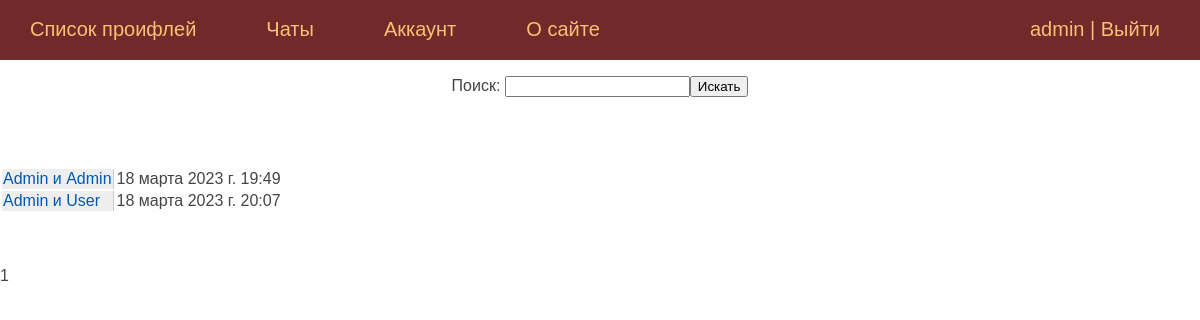
The page /chats/ (signed in) on the database its author committed.
### mail/models.py (models this page shows, shortened)
class Chat(models.Model):
    profile = models.ManyToManyField(Profile, related_name="profiles")
    hidden = models.BooleanField(default=0)
    chat_name = models.TextField()
    time_update = models.DateTimeField(auto_now=True)
    slug = models.SlugField(unique=True, verbose_name="URL")
    def get_absolute_url(self):
        return reverse("chat", kwargs={"chat_slug": self.slug})
    class Meta:
        verbose_name = "Чаты"
        verbose_name_plural = "Чаты"
        ordering = ["time_update", "chat_name"]

### mail/views.py (the view)
# urls.py: path("chats/", views.ChatList.as_view(), name="chats"),
class ChatList(LoginRequiredMixin, generic.ListView):
    paginate_by = 20
    model = models.Chat
    template_name = "mail/chat_list.html"
    context_object_name = "chats"
    login_url = reverse_lazy("login")
    def get_queryset(self):
        act_profile = models.User.objects.get(username=self.request.user)
        act_profile = act_profile.users.get(is_active=1)
        ch_list = models.Profile.objects.get(slug=act_profile.slug)
        ch_list = ch_list.profiles.filter(hidden=0)
        return ch_list
    def get_context_data(self, *, object_list=None, **kwargs):
        ctx = super().get_context_data()
        ctx["title"] = "Чаты"
        ctx["menu"] = menu
        return ctx

### mail/templates/mail/chat_list.html
{% extends 'mail/base.html' %}
{% block content %}
<table class="">
    {% for ch in chats %}
    <tr>
        <td class="left-chapters"><a href="{{ ch.get_absolute_url }}">{{ ch.chat_name }}</a></td>
        <td>{{ ch.time_update }}</td>
    </tr>
    {% endfor %}
</table>
{% endblock %}

### mail/templates/mail/base.html (shortened to what this page needs)
{% load static %}
<!DOCTYPE html>
<html lang="en">
<head>
	<link type="text/css" href="{% static 'mail/css/styles.css' %}" rel="stylesheet" />
</head>
<body>
{% block mainmenu %}
		<div class="header">
			<ul id="mainmenu" class="mainmenu">
{% for m in menu %}
			<li><a href="{%url m.url_name%}">{{m.title}}</a></li>
{% endfor %}
				{% if request.user.is_authenticated %}
				<li class="last"> {{user.username}} | <a href="{%url 'logout' %}">Выйти</a></li>
				{% else %}
				<li class="last"></li>
				<li class="last"><a href="{% url 'register' %}">Регистрация</a> | <a href="{% url 'login' %}">Войти</a></li>
				{% endif %}
			</ul>
		</div>
{% endblock mainmenu %}
<form action="{% url 'search' %}" method="post">
	<p align="center">
		Поиск: <input name="search" type="text" style="align-text: right"><button type="submit">Искать</button>
	</p>
</form>
<br>
<br>
<br>
{% block content %}
{% endblock %}
<br>
<br>
<br>
{% for p in paginator.page_range %}
	{% if page_obj.number == p %}
        {{ p }}
		{% elif p >= page_obj.number|add:-2 and p <= page_obj.number|add:2  %}
		<a href="?page={{ p }}">{{ p }}</a>
	{% endif %}
{% endfor %}
</body>
</html>

### mail/static/mail/css/styles.css (style rules this page uses)
html, body { font-family: 'Arial'; margin: 0; padding: 0; height: 100%; width: 100%; color: #444; }
a { color: #0059b2; text-decoration: none; }
.header { background: #722929; height: 60px; }
ul.mainmenu { list-style: none; margin: 0; padding: 0; height: 60px; color: #fdc073; font-size: 20px; overflow: hidden; }
ul.mainmenu li { float: left; margin: 18px 40px 0 30px; }
ul.mainmenu li.last { float: right; }
ul.mainmenu li a { color: #fdc073; text-decoration: none; }
.left-chapters { margin: 0; background: #eee; border-right: 1px solid #ccc; min-height: 100%; }

### rows shown on the page
Chat: chat_name "Admin и Admin", time_update "18 марта 2023 г. 19:49"
Chat: chat_name "Admin и User", time_update "18 марта 2023 г. 20:07"

### other values the page prints
{{ m.title }} "Список проифлей" "Чаты" "Аккаунт" "О сайте"
{{ user.username }} "admin"
{{ p }} "1"
